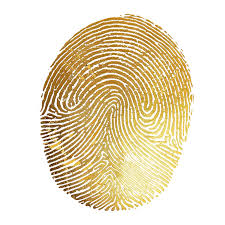
#> input picture tp2/empreinte1.jpg, 225 x 225 px
$ python tp02_gabor.py   (older library calls are emulated)
#> lines starting #> are read from the running program, lines starting #| are printed output that depends on the picture
# -*- coding: utf-8 -*-
"""
TP02 - Reconnaissance d'Empreinte Digitale
PARTIE C - Methode Gabor (texture orientee)

Principe : Les filtres de Gabor capturent l'orientation des crêtes
de l'empreinte. On applique plusieurs filtres (orientations 0 à pi),
puis on compare les images filtreees.
"""
import os
import sys
import numpy as np
import matplotlib.pyplot as plt
from PIL import Image, ImageOps
from skimage.filters import gabor_kernel, gabor
from scipy import ndimage as ndi

if sys.platform == "win32":
    try:
        sys.stdout.reconfigure(encoding="utf-8")
    except Exception:
        pass


def preprocess(image_path: str) -> np.ndarray:
    """Pretraitement : gris, redimensionnement 300x300, egalisation."""
    img = Image.open(image_path)
    img_gris = img.convert("L")
    img_gris = img_gris.resize((300, 300))
    img_gris = np.array(ImageOps.equalize(img_gris))
    return img_gris.astype(np.float64) / 255.0


def apply_gabor_bank(img: np.ndarray, n_orientations: int = 8, frequency: float = 0.1) -> np.ndarray:
    """
    Applique une banque de filtres Gabor a plusieurs orientations.
    Retourne l'image moyenne des reponses (image amelioree).
    """
    responses = []
    for i in range(n_orientations):
        theta = i * np.pi / n_orientations
        kernel = np.real(gabor_kernel(frequency, theta=theta, sigma_x=2, sigma_y=2))
        filtered = ndi.convolve(img, kernel, mode="reflect")
        responses.append(filtered)

    # Moyenne des reponses pour chaque orientation
    mean_response = np.mean(np.abs(responses), axis=0)
    # Normaliser entre 0 et 255 pour comparaison
    mean_response = (mean_response - mean_response.min()) / (mean_response.max() - mean_response.min() + 1e-8)
    return (mean_response * 255).astype(np.uint8)


def compare_fingerprints_gabor(img_path1: str, img_path2: str, seuil: float = 0.5) -> tuple:
    """
    Compare deux empreintes via filtres Gabor + correlation.
    Utilise SSIM sur les images Gabor pour la similarite.
    """
    from skimage.metrics import structural_similarity as compare_ssim

    img1 = preprocess(img_path1)
#> in preprocess, img is the input picture: PIL image 225x225 RGB; mean R, G, B 234.3, 222.8, 196
    img2 = preprocess(img_path2)
#> call 2 of preprocess, with image_path = 'empreinte2.png'
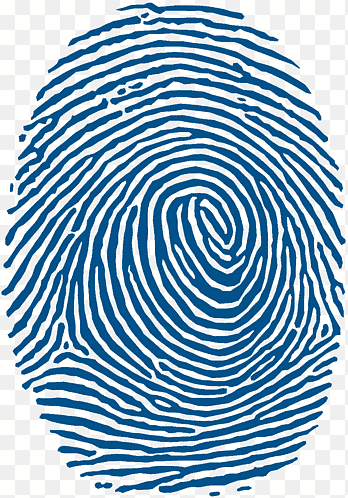
#> input picture tp2/empreinte2.png, 348 x 498 px
#> in preprocess, img is the input picture: PIL image 348x498 P; mean R, G, B 140.9, 174.4, 198.9
#> in preprocess (call 2), `img_gris = img_gris.resize((300, 300))`:
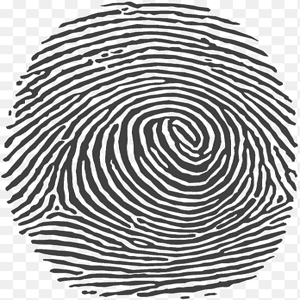
#> img_gris: PIL image 300x300 L; min 33, max 255, mean 166.7
#> in preprocess (call 2), `img_gris = np.array(ImageOps.equalize(img_gris))`:
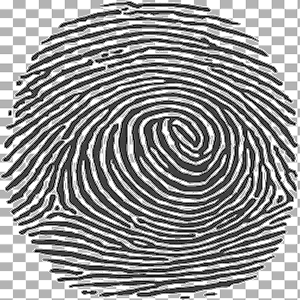
#> img_gris: shape (300, 300); min 0, max 255, mean 148.7

    gabor1 = apply_gabor_bank(img1)
#> after the loop in apply_gabor_bank, `for i in range(n_orientations):`: responses = 8 items
#> in apply_gabor_bank, `mean_response = np.mean(np.abs(responses), axis=0)`:
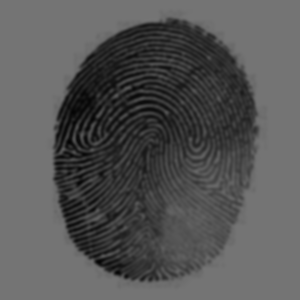
#> mean_response: shape (300, 300) float64; min 0.00905, max 0.46, mean 0.339
#> in apply_gabor_bank, `mean_response = (mean_response - mean_response.min()) / (mean_response..`:
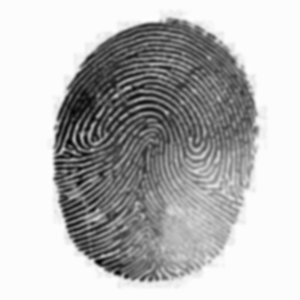
#> mean_response: shape (300, 300) float64; min 0, max 1, mean 0.731
    gabor2 = apply_gabor_bank(img2)
#> call 2 of apply_gabor_bank, with n_orientations = 8, frequency = 0.1
#> the loop in apply_gabor_bank (call 2), `for i in range(n_orientations):` made 8 passes
#> pass 1, in apply_gabor_bank (call 2), `filtered = ndi.convolve(img, kernel, mode="reflect")`:
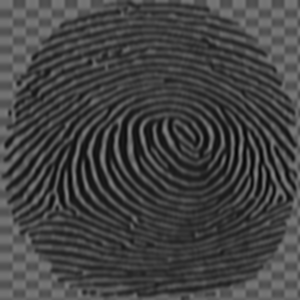
#> filtered: shape (300, 300) float64; min 0.0118, max 0.507, mean 0.265
#> in apply_gabor_bank (call 2), `mean_response = (mean_response - mean_response.min()) / (mean_response..`:
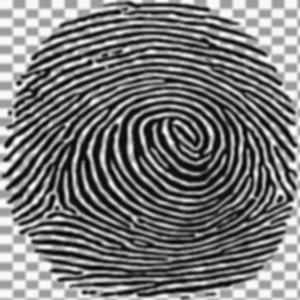
#> mean_response: shape (300, 300) float64; min 0, max 1, mean 0.476

    similarity = compare_ssim(gabor1, gabor2, data_range=255)
#> similarity = 0.0317
    decision = "ACCEPTEE" if similarity >= seuil else "REJETEE"
#> decision = 'REJETEE'

    return similarity, decision, gabor1, gabor2


def visualize(img_path1: str, img_path2: str, similarity: float, decision: str, gabor1: np.ndarray, gabor2: np.ndarray):
    """Affiche originale + Gabor pour chaque empreinte."""
    img1 = preprocess(img_path1)
    img2 = preprocess(img_path2)

    plt.figure(figsize=(12, 5))
    plt.subplot(2, 2, 1)
    plt.imshow(img1, cmap="gray")
    plt.axis("off")
    plt.title("Empreinte 1 (originale)")

    plt.subplot(2, 2, 2)
    plt.imshow(img2, cmap="gray")
    plt.axis("off")
    plt.title("Empreinte 2 (originale)")

    plt.subplot(2, 2, 3)
    plt.imshow(gabor1, cmap="gray")
    plt.axis("off")
    plt.title("Empreinte 1 (Gabor)")

    plt.subplot(2, 2, 4)
    plt.imshow(gabor2, cmap="gray")
    plt.axis("off")
    plt.title("Empreinte 2 (Gabor)")
    plt.suptitle(f"Gabor - Similarite : {similarity:.4f} -> {decision}", fontsize=14)
    plt.tight_layout()
    plt.show()


if __name__ == "__main__":
    img1_path = "empreinte1.jpg"
    img2_path = "empreinte2.png"

    if os.path.exists(img1_path) and os.path.exists(img2_path):
        similarity, decision, g1, g2 = compare_fingerprints_gabor(
            img1_path, img2_path, seuil=0.5
        )
#> similarity = 0.0317; decision = 'REJETEE'
        print(f"Similarite Gabor : {similarity:.4f}")
#| Similarite Gabor : 0.0317
        print(f"Decision : {decision}")
#| Decision : REJETEE
        visualize(img1_path, img2_path, similarity, decision, g1, g2)
    else:
        print("Fichiers manquants ! empreinte1.jpg et empreinte2.png")
